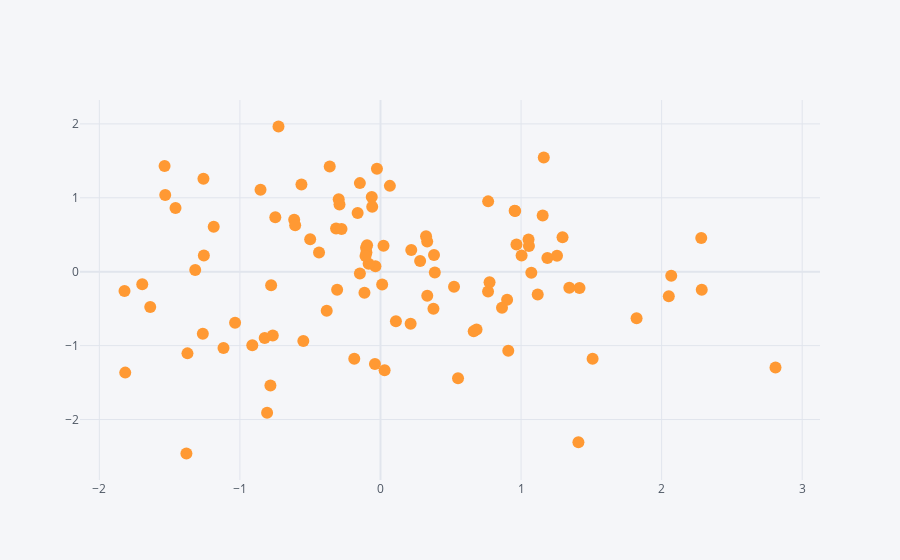

The notebook cell this image was saved under:
### Code cell
df1.iplot(x = 'A', y = 'B', mode = 'markers')
